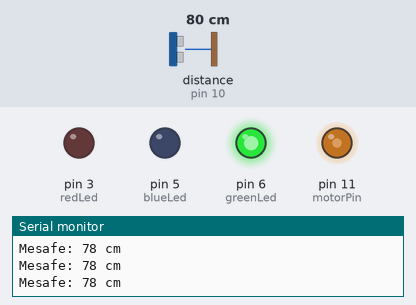
This sketch was run on a simulated Arduino Uno, built with avr-gcc and run on an emulated ATmega328P. Parts: output pins drawn as LEDs (lit = HIGH), the last lines printed to the serial monitor. Wiring (from diagram.json): ultrasonic range finder: trigger pin 9; echo pin 10. The test bench sets the inputs (shaded band); at power-on: distance to the obstacle (sensor on pin 10) 80 cm. The echo pulse lasts 58.3 µs per cm; pins used as bus, display or sensor lines are not drawn.

Above: at 1.2 s.
1.3 s: distance to the obstacle (sensor on pin 10) set to 19 cm
3.0 s: distance to the obstacle (sensor on pin 10) set to 14 cm
At 3.4 s:
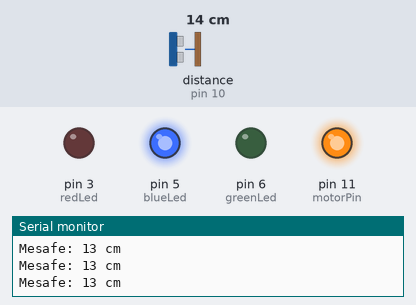
4.6 s: distance to the obstacle (sensor on pin 10) set to 8 cm
6.1 s: distance to the obstacle (sensor on pin 10) set to 5 cm
At 7.1 s:
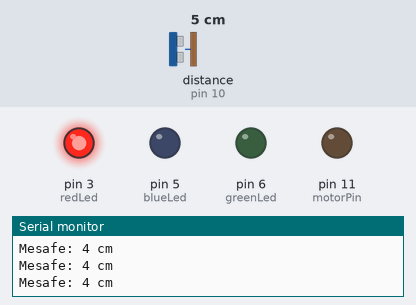
7.6 s: distance to the obstacle (sensor on pin 10) set to 8 cm
9.1 s: distance to the obstacle (sensor on pin 10) set to 11 cm
At 10.4 s:
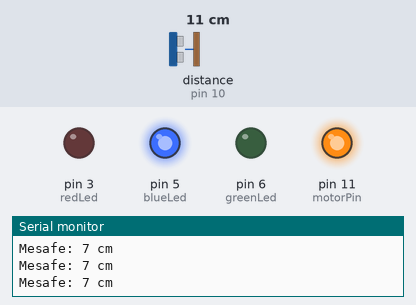
Timing chart, 0 to 11.6 s (numbered marks = the images above; inputs shaded):
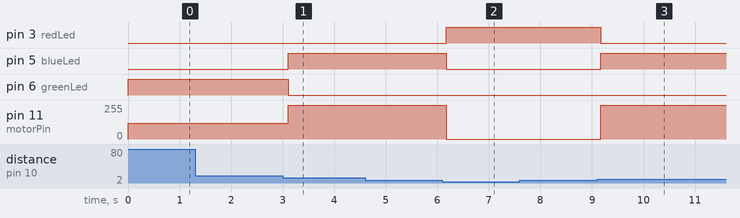

The sketch:

final-fan.ino
```cpp
// (licence header left out)
const int trigPin  = 9;    // HC-SR04 TRIG
const int echoPin  = 10;   // HC-SR04 ECHO
const int redLed   = 3;    // near
const int blueLed  = 5;    // medium ("yellowLed" in v1/v2; the LED on the board is blue)
const int greenLed = 6;    // far
const int motorPin = 11;   // PWM -> 1 kOhm -> transistor base

const int NEAR_CM  = 5;
const int MEDIUM_CM = 15;
const int FAN_SLOW = 120;  // far zone
const int FAN_FAST = 255;  // medium zone

int stableDistance = 100;  // start "far" so the fan does not jump at power-up

int measureCm() {
  digitalWrite(trigPin, LOW);
  delayMicroseconds(2);
  digitalWrite(trigPin, HIGH);
  delayMicroseconds(10);
  digitalWrite(trigPin, LOW);
  long duration = pulseIn(echoPin, HIGH, 30000UL);   // 30 ms timeout
  if (duration == 0) return 400;                     // no echo = far away
  return duration * 0.034 / 2;
}

void show(int red, int blue, int green, int fan) {
  digitalWrite(redLed, red);
  digitalWrite(blueLed, blue);
  digitalWrite(greenLed, green);
  analogWrite(motorPin, fan);
}

void setup() {
  pinMode(trigPin, OUTPUT);
  pinMode(echoPin, INPUT);
  pinMode(redLed, OUTPUT);
  pinMode(blueLed, OUTPUT);
  pinMode(greenLed, OUTPUT);
  pinMode(motorPin, OUTPUT);
  Serial.begin(9600);
}

void loop() {
  stableDistance = stableDistance * 0.7 + measureCm() * 0.3;   // same noise filter as v1
  Serial.print("Mesafe: ");
  Serial.print(stableDistance);
  Serial.println(" cm");

  if (stableDistance <= NEAR_CM) {
    show(HIGH, LOW, LOW, 0);          // red: fan stops
  } else if (stableDistance <= MEDIUM_CM) {
    show(LOW, HIGH, LOW, FAN_FAST);   // blue: fan fast
  } else {
    show(LOW, LOW, HIGH, FAN_SLOW);   // green: fan slow
  }
  delay(60);                          // HC-SR04: at least ~60 ms between pings
}
```

Measured:
- the behaviour switches between 17 and 16 cm on distance to the obstacle (sensor on pin 10) (found by bisection; images 0 and 1)
- the behaviour switches between 7 and 6 cm on distance to the obstacle (sensor on pin 10) (found by bisection; images 1 and 2)
- the behaviour switches between 9 and 10 cm on distance to the obstacle (sensor on pin 10) (found by bisection; images 2 and 3)
- after the input at 3.0 s, pin 5 (blueLed): LOW → HIGH after 0.11 s; pin 6 (greenLed): HIGH → LOW after 0.11 s; pin 11 (motorPin): 120/255 → 255/255 after 0.11 s
- after the input at 6.1 s, pin 3 (redLed): LOW → HIGH after 0.08 s; pin 5 (blueLed): HIGH → LOW after 0.08 s; pin 11 (motorPin): 255/255 → 0/255 after 0.08 s
- after the input at 9.1 s, pin 3 (redLed): HIGH → LOW after 0.07 s; pin 5 (blueLed): LOW → HIGH after 0.07 s; pin 11 (motorPin): 0/255 → 255/255 after 0.07 s
